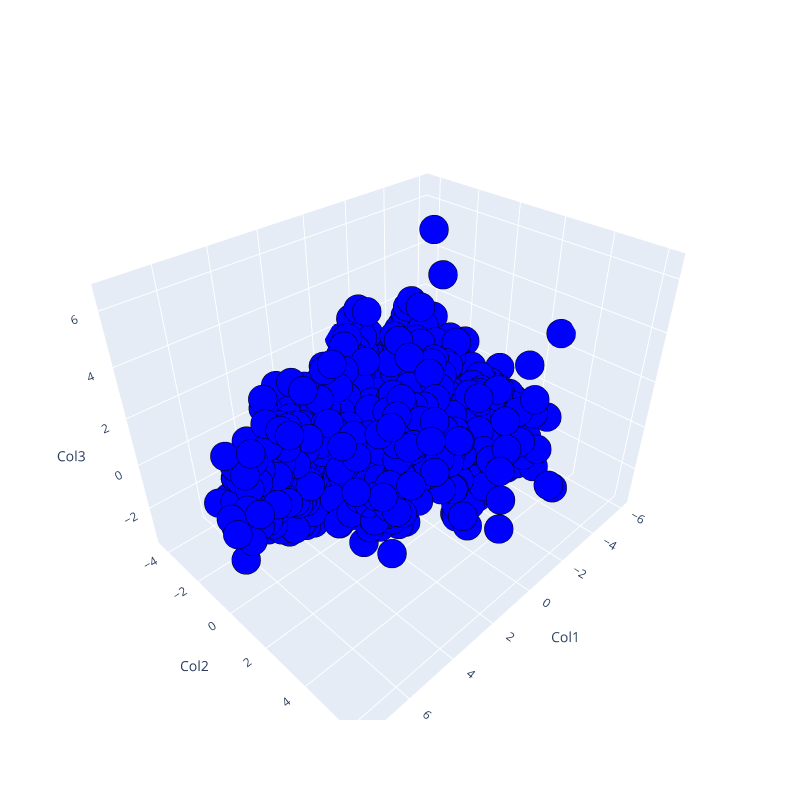

The notebook cell saved with this chart:
### Code cell
Scene = dict(xaxis = dict(title  = 'Col1'),yaxis = dict(title  = 'Col2'),zaxis = dict(title  = 'Col3'))
trace = go.Scatter3d(x=pca_df['col1'], y=pca_df['col2'], z=pca_df['col3'], mode='markers',marker=dict(color = 'blue', size= 10, line=dict(color= 'black',width = 10)))
layout = go.Layout(margin=dict(l=0,r=0),scene = Scene,height = 800,width = 800)
data = [trace]
fig = go.Figure(data = data, layout = layout)
fig.show()

### Figure 1 — Plotly figure (JSON) as saved in the notebook; plotly's stock layout.template omitted (floating-point values rounded to 4 significant figures; data arrays with more than 128 entries replaced by an {"elided": "..."} marker saying what was removed)
{"data": [{"marker": {"color": "blue", "line": {"color": "black", "width": 10}, "size": 10}, "mode": "markers", "x": {"elided": "2205 float values"}, "y": {"elided": "2205 float values"}, "z": {"elided": "2205 float values"}, "type": "scatter3d"}], "layout": {"height": 800, "margin": {"l": 0, "r": 0}, "scene": {"xaxis": {"title": {"text": "Col1"}}, "yaxis": {"title": {"text": "Col2"}}, "zaxis": {"title": {"text": "Col3"}}}, "width": 800}}
